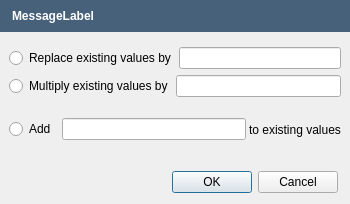
<?xml version="1.0" encoding="UTF-8"?>
<ui version="4.0">
 <class>EditAttributesValuesDialog</class>
 <widget class="QDialog" name="EditAttributesValuesDialog">
  <property name="geometry">
   <rect>
    <x>0</x>
    <y>0</y>
    <width>350</width>
    <height>204</height>
   </rect>
  </property>
  <property name="sizePolicy">
   <sizepolicy hsizetype="Minimum" vsizetype="Minimum">
    <horstretch>0</horstretch>
    <verstretch>0</verstretch>
   </sizepolicy>
  </property>
  <property name="minimumSize">
   <size>
    <width>350</width>
    <height>0</height>
   </size>
  </property>
  <property name="windowTitle">
   <string>Dialog</string>
  </property>
  <property name="modal">
   <bool>true</bool>
  </property>
  <layout class="QVBoxLayout" name="verticalLayout_3" stretch="0,1,0">
   <property name="leftMargin">
    <number>0</number>
   </property>
   <property name="topMargin">
    <number>0</number>
   </property>
   <property name="rightMargin">
    <number>0</number>
   </property>
   <item>
    <widget class="QFrame" name="MessageFrame">
     <property name="sizePolicy">
      <sizepolicy hsizetype="Preferred" vsizetype="Maximum">
       <horstretch>0</horstretch>
       <verstretch>0</verstretch>
      </sizepolicy>
     </property>
     <property name="styleSheet">
      <string notr="true">background-color: rgb(71,97,123);</string>
     </property>
     <property name="frameShape">
      <enum>QFrame::NoFrame</enum>
     </property>
     <property name="frameShadow">
      <enum>QFrame::Plain</enum>
     </property>
     <property name="lineWidth">
      <number>0</number>
     </property>
     <layout class="QHBoxLayout" name="horizontalLayout_3" stretch="0">
      <property name="spacing">
       <number>5</number>
      </property>
      <property name="leftMargin">
       <number>12</number>
      </property>
      <item>
       <layout class="QHBoxLayout" name="horizontalLayout_2">
        <item>
         <widget class="QLabel" name="MessageLabel">
          <property name="styleSheet">
           <string notr="true">color: rgb(255, 255, 255);
font : bold;
</string>
          </property>
          <property name="text">
           <string>MessageLabel</string>
          </property>
         </widget>
        </item>
       </layout>
      </item>
     </layout>
    </widget>
   </item>
   <item>
    <widget class="QWidget" name="widget" native="true">
     <property name="sizePolicy">
      <sizepolicy hsizetype="Expanding" vsizetype="Expanding">
       <horstretch>0</horstretch>
       <verstretch>0</verstretch>
      </sizepolicy>
     </property>
     <layout class="QVBoxLayout" name="verticalLayout_2" stretch="0,0,0">
      <property name="margin">
       <number>9</number>
      </property>
      <item>
       <layout class="QHBoxLayout" name="horizontalLayout">
        <property name="spacing">
         <number>3</number>
        </property>
        <property name="leftMargin">
         <number>0</number>
        </property>
        <property name="rightMargin">
         <number>0</number>
        </property>
        <property name="bottomMargin">
         <number>0</number>
        </property>
        <item>
         <widget class="QRadioButton" name="ReplaceRadioButton">
          <property name="text">
           <string>Replace existing values by</string>
          </property>
         </widget>
        </item>
        <item>
         <widget class="QLineEdit" name="ReplaceEdit"/>
        </item>
       </layout>
      </item>
      <item>
       <layout class="QHBoxLayout" name="horizontalLayout_7">
        <property name="spacing">
         <number>3</number>
        </property>
        <item>
         <widget class="QRadioButton" name="MultRadioButton">
          <property name="text">
           <string>Multiply existing values by</string>
          </property>
         </widget>
        </item>
        <item>
         <widget class="QLineEdit" name="MultEdit">
          <property name="text">
           <string/>
          </property>
         </widget>
        </item>
       </layout>
      </item>
      <item>
       <layout class="QHBoxLayout" name="horizontalLayout_8">
        <property name="spacing">
         <number>3</number>
        </property>
        <item>
         <widget class="QRadioButton" name="AddRadioButton">
          <property name="text">
           <string>Add </string>
          </property>
         </widget>
        </item>
        <item>
         <widget class="QLineEdit" name="AddEdit"/>
        </item>
        <item>
         <widget class="QLabel" name="label">
          <property name="text">
           <string>to existing values</string>
          </property>
         </widget>
        </item>
       </layout>
      </item>
     </layout>
    </widget>
   </item>
   <item>
    <layout class="QHBoxLayout" name="horizontalLayout_4">
     <property name="leftMargin">
      <number>12</number>
     </property>
     <property name="rightMargin">
      <number>12</number>
     </property>
     <item>
      <widget class="QDialogButtonBox" name="ButtonBox">
       <property name="standardButtons">
        <set>QDialogButtonBox::Cancel|QDialogButtonBox::Ok</set>
       </property>
      </widget>
     </item>
    </layout>
   </item>
  </layout>
 </widget>
 <resources/>
 <connections/>
</ui>
